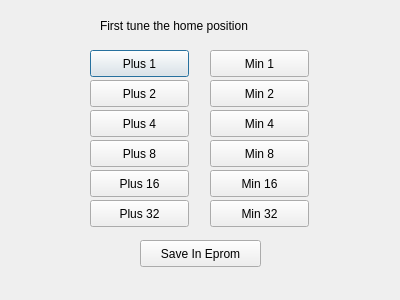
<?xml version="1.0" encoding="UTF-8"?>
<ui version="4.0">
 <class>QtDraaiSchijfTuning</class>
 <widget class="QDialog" name="QtDraaiSchijfTuning">
  <property name="geometry">
   <rect>
    <x>0</x>
    <y>0</y>
    <width>400</width>
    <height>300</height>
   </rect>
  </property>
  <property name="windowTitle">
   <string>Dialog</string>
  </property>
  <widget class="QPushButton" name="plus_1">
   <property name="geometry">
    <rect>
     <x>90</x>
     <y>50</y>
     <width>99</width>
     <height>27</height>
    </rect>
   </property>
   <property name="text">
    <string>Plus 1</string>
   </property>
  </widget>
  <widget class="QPushButton" name="min_1">
   <property name="geometry">
    <rect>
     <x>210</x>
     <y>50</y>
     <width>99</width>
     <height>27</height>
    </rect>
   </property>
   <property name="text">
    <string>Min 1</string>
   </property>
  </widget>
  <widget class="QPushButton" name="plus_2">
   <property name="geometry">
    <rect>
     <x>90</x>
     <y>80</y>
     <width>99</width>
     <height>27</height>
    </rect>
   </property>
   <property name="text">
    <string>Plus 2</string>
   </property>
  </widget>
  <widget class="QPushButton" name="min_2">
   <property name="geometry">
    <rect>
     <x>210</x>
     <y>80</y>
     <width>99</width>
     <height>27</height>
    </rect>
   </property>
   <property name="text">
    <string>Min 2</string>
   </property>
  </widget>
  <widget class="QPushButton" name="plus_4">
   <property name="geometry">
    <rect>
     <x>90</x>
     <y>110</y>
     <width>99</width>
     <height>27</height>
    </rect>
   </property>
   <property name="text">
    <string>Plus 4</string>
   </property>
  </widget>
  <widget class="QPushButton" name="plus_8">
   <property name="geometry">
    <rect>
     <x>90</x>
     <y>140</y>
     <width>99</width>
     <height>27</height>
    </rect>
   </property>
   <property name="text">
    <string>Plus 8</string>
   </property>
  </widget>
  <widget class="QPushButton" name="plus_16">
   <property name="geometry">
    <rect>
     <x>90</x>
     <y>170</y>
     <width>99</width>
     <height>27</height>
    </rect>
   </property>
   <property name="text">
    <string>Plus 16</string>
   </property>
  </widget>
  <widget class="QPushButton" name="plus_32">
   <property name="geometry">
    <rect>
     <x>90</x>
     <y>200</y>
     <width>99</width>
     <height>27</height>
    </rect>
   </property>
   <property name="text">
    <string>Plus 32</string>
   </property>
  </widget>
  <widget class="QPushButton" name="min_4">
   <property name="geometry">
    <rect>
     <x>210</x>
     <y>110</y>
     <width>99</width>
     <height>27</height>
    </rect>
   </property>
   <property name="text">
    <string>Min 4</string>
   </property>
  </widget>
  <widget class="QPushButton" name="min_8">
   <property name="geometry">
    <rect>
     <x>210</x>
     <y>140</y>
     <width>99</width>
     <height>27</height>
    </rect>
   </property>
   <property name="text">
    <string>Min 8</string>
   </property>
  </widget>
  <widget class="QPushButton" name="min_16">
   <property name="geometry">
    <rect>
     <x>210</x>
     <y>170</y>
     <width>99</width>
     <height>27</height>
    </rect>
   </property>
   <property name="text">
    <string>Min 16</string>
   </property>
  </widget>
  <widget class="QPushButton" name="min_32">
   <property name="geometry">
    <rect>
     <x>210</x>
     <y>200</y>
     <width>99</width>
     <height>27</height>
    </rect>
   </property>
   <property name="text">
    <string>Min 32</string>
   </property>
  </widget>
  <widget class="QPushButton" name="SaveInEprom">
   <property name="geometry">
    <rect>
     <x>140</x>
     <y>240</y>
     <width>121</width>
     <height>27</height>
    </rect>
   </property>
   <property name="text">
    <string>Save In Eprom</string>
   </property>
  </widget>
  <widget class="QLabel" name="label">
   <property name="geometry">
    <rect>
     <x>100</x>
     <y>10</y>
     <width>211</width>
     <height>31</height>
    </rect>
   </property>
   <property name="text">
    <string>First tune the home position</string>
   </property>
  </widget>
 </widget>
 <resources/>
 <connections/>
</ui>
